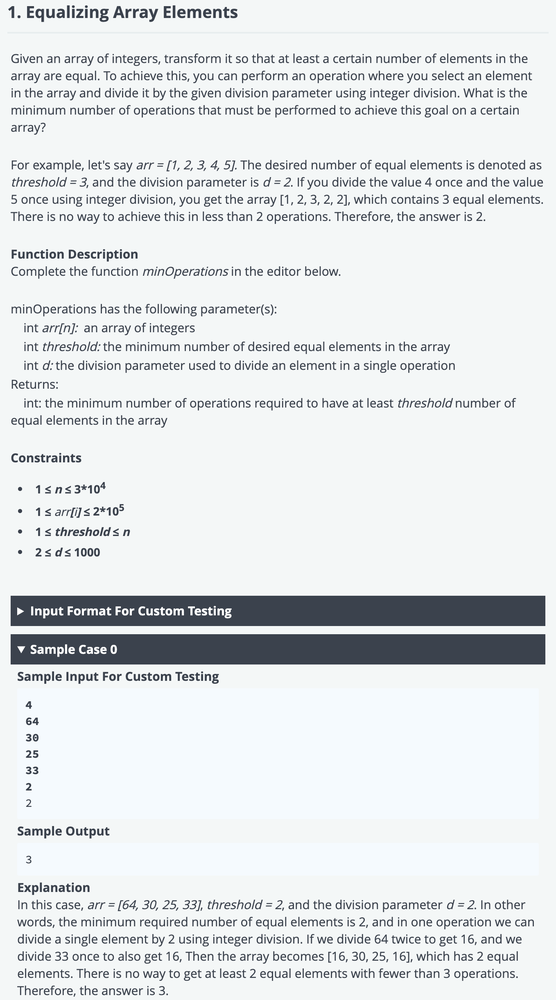
#> input picture algorithms/hackerrank/equalizing array elements 1.png, 556 x 1000 px, shrunk from 1358 x 2444 before the run
$ python filter.py '../algorithms/hackerrank/equalizing array elements 1.png' 1.0 1.0   (Python 2 division)
#> lines starting #> are read from the running program, lines starting #| are printed output that depends on the picture
import os
import cv2
import numpy as np
import sys
import math
from matplotlib import pyplot as plt
import matplotlib.image
from matplotlib.widgets import Slider, Button, RadioButtons
import argparse

def save_image(image_data, title):
  matplotlib.image.imsave(title + '.png', image_data, cmap='gray', format = 'png')

def get_dft_shift(image_data):
  dft = cv2.dft(np.float32(image_data),flags = cv2.DFT_COMPLEX_OUTPUT)
  dft_shift = np.fft.fftshift(dft)
  return dft_shift

def get_max_frequency(image_data):
  rows, cols = image_data.shape
  return ((rows/2)**2 + (cols/2)**2)**0.5

# [9 lines left out: functions get_ideal_filter, get_gaussian_filter, not called in this run]

def get_magnitude(complex_matrix):
  return cv2.magnitude(complex_matrix[:,:,0],complex_matrix[:,:,1])

def save_filter(filter, title):
  save_image(get_magnitude(filter), title)

# [60 lines left out: functions apply_filter, get_gaussianhpf, get_gaussianibpf, get_idealibpf, not called in this run]

class ImageProcessor(object):
  def __init__(self, image, low, high):
#> called with low = 1, high = 1
    self.image_name = image
    self.low = low
    self.high = high
    self.filter = None
    self.output = None
    self.filter_type = None
    self.padRows = None
    self.padCols = None

    original_input = cv2.imread(image,0)
#> original_input: shape (1000, 556); min 22, max 255, mean 227
    rows, cols = original_input.shape
#> rows = 1000; cols = 556
    if(rows < cols):
      original_input = cv2.transpose(original_input)
      self.transposed = True
    else:
      self.transposed = False

    rows, cols = original_input.shape
    optimalRows = cv2.getOptimalDFTSize(rows)
#> optimalRows = 1000
    optimalCols = cv2.getOptimalDFTSize(cols)
#> optimalCols = 576
    self.padRows = optimalRows - rows
#> self.padRows = 0
    self.padCols = optimalCols - cols
#> self.padCols = 20
    self.input = np.zeros((optimalRows,optimalCols))
    self.input[:rows,:cols] = original_input
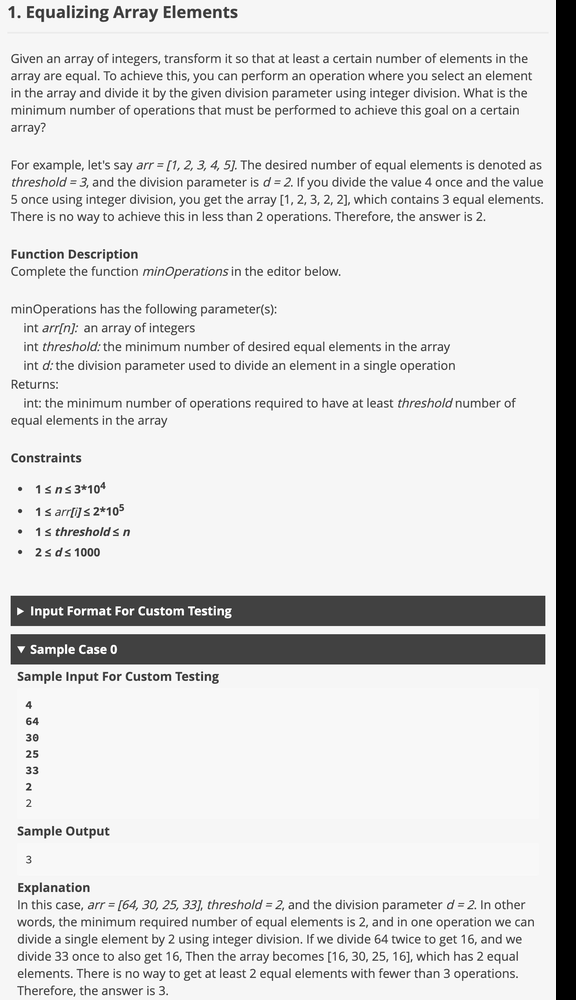
#> self.input: shape (1000, 576) float64; min 0, max 255, mean 219.1

    self.dftshift = get_dft_shift(self.input)

    plt.subplots_adjust(left=0, bottom=0.05, right=1, top=1, wspace=0, hspace=0)

    plt.subplot(131)
    plt.axis('off')
    plt.title('original image')
    plt.imshow(self.input, cmap = 'gray',interpolation='nearest')


    self.axslow = plt.axes([0.05, 0.01, 0.5, 0.02])
    self.slow = Slider(self.axslow, 'low', 0.01, 1, valinit=self.low)
    self.slow.on_changed(self.updateLow)

    self.axhigh = plt.axes([0.05, 0.03, 0.5, 0.02])
    self.shigh = Slider(self.axhigh, 'high', 0.01, 1, valinit=self.high)
    self.shigh.on_changed(self.updateHigh)

    self.slow.slidermax=self.shigh
    self.shigh.slidermin=self.slow


    self.axfilter = plt.axes([0.62, 0.01, 0.15, 0.04])
    self.rfilter = RadioButtons(self.axfilter, ('Gaussian Filter', 'Ideal Filter'))
    self.rfilter.on_clicked(self.updateFilterType)
    self.filter_type = self.rfilter.value_selected

    self.axprocess = plt.axes([0.8, 0.01, 0.08, 0.04])
    self.bprocess = Button(self.axprocess, 'Process')
    self.bprocess.on_clicked(self.process)

    self.axsave = plt.axes([0.88, 0.01, 0.08, 0.04])
    self.bsave = Button(self.axsave, 'Save')
    self.bsave.on_clicked(self.save)

  # [27 lines left out: functions updateFilter, process, not called in this run]

  def updateLow(self, val):
    self.low = round(self.slow.val, 2)

  def updateHigh(self, val):
    self.high = round(self.shigh.val, 2)

  def updateFilterType(self, val):
    self.filter_type = self.rfilter.value_selected

  # [16 lines left out: function save, not called in this run]

  def run(self):
    mng = plt.get_current_fig_manager()
    mng.window.state('zoomed')
    plt.show()
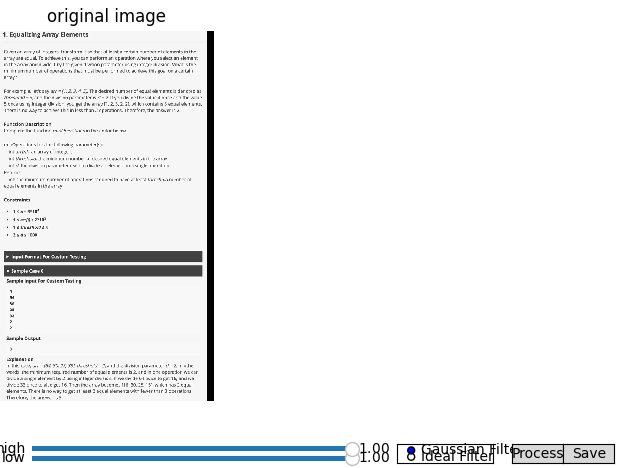
#> figure drawn by matplotlib, 4 panels

if __name__ == '__main__':
  parser = argparse.ArgumentParser()
  parser.add_argument('image', type=str, help='path of the image to be processed')
  parser.add_argument('low', type=float, help='initial low bound of DFT filter, between 0.01 and 1, must be smaller than the initial high bound')
  parser.add_argument('high', type=float, help='initial high bound of DFT filter, between 0.01 and 1, must be greater than the initial high bound')
  args = parser.parse_args()

  if(args.low > args.high or args.low < 0.01 or args.low > 1 or args.high < 0.01 or args.high > 1):
    parser.print_help()
    sys.exit()

  imageProcessor = ImageProcessor(args.image, args.low, args.high)
  imageProcessor.run()
